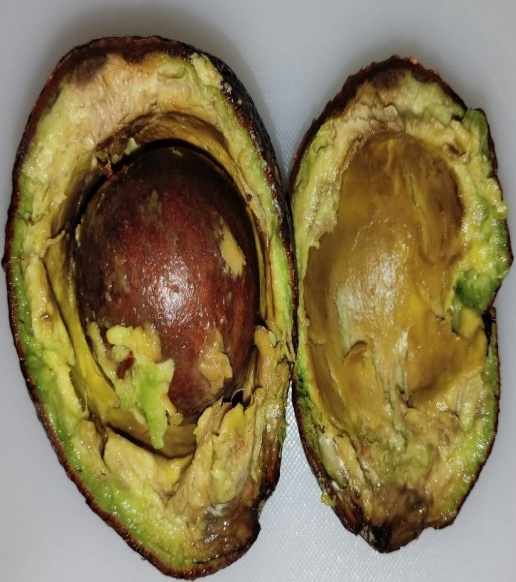
#> input picture Pruebas opencv/Aguacates/PODRIDO/img10.jpg, 516 x 582 px, found by its file name; its folder holds only this picture in this run
$ python recorte.py
#> lines starting #> are read from the running program, lines starting #| are printed output that depends on the picture; after the words box and inside, x2 and y2 are one past the last pixel; in counts of white or black regions, pixels touching at a corner belong together
import numpy as np
import cv2
import os


# Método utilizado para mostrar cada paso que se va haciendo.
def show_image(text, img):
    cv2.imshow(text, img)
    cv2.waitKey(0)
    cv2.destroyAllWindows()


def recortar(imgpath, num):
#> called with num = 1
    img = cv2.imread(imgpath, 1)
#> img is the input picture: shape (582, 516, 3); mean B, G, R 81.2, 118.9, 134.4
    directory = 'C:/Users/ACER/Desktop/Salida/PODRIDO'
    # Se define la dirección de donde se escribirá cada imágen nueva
    os.chdir(directory)
    # Como una prueba, se estandariza el tamaño de las imágenes a 800x800 para que se pueda visualizar los cambios de
    # mejor manera, debido a que están tomadas en alta calidad.
    width = 760
    height = 760
    # Se sefine el ancho por alto
    dim = (width, height)
    resized = cv2.resize(img, dim, interpolation=cv2.INTER_AREA)
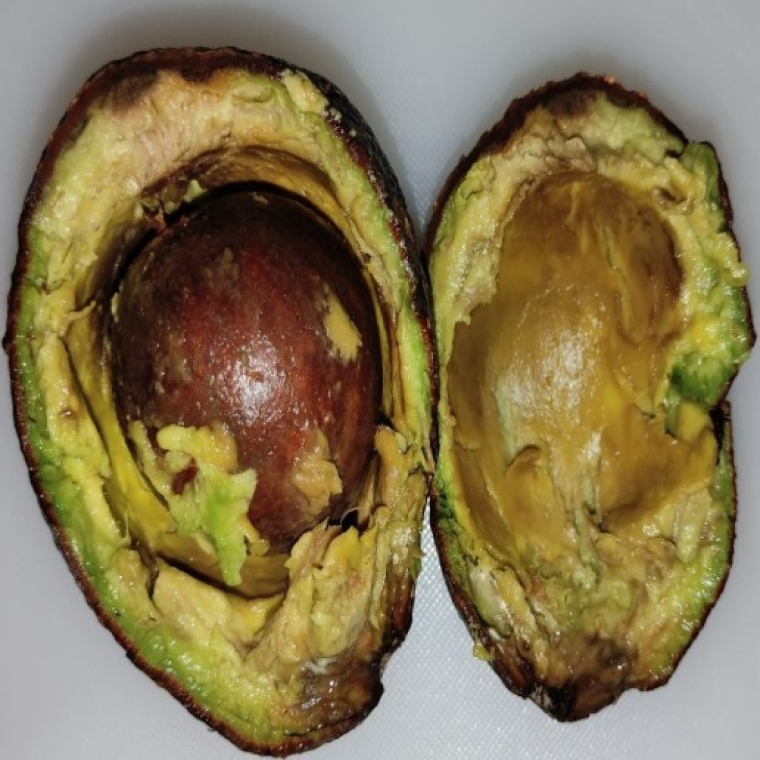
#> resized: shape (760, 760, 3); mean B, G, R 81.1, 118.9, 134.3
    # show_image('resized', resized)
    # Se pasa a escala de grises la imágen con el nuevo tamaño
    gray = cv2.cvtColor(resized, cv2.COLOR_BGR2GRAY)
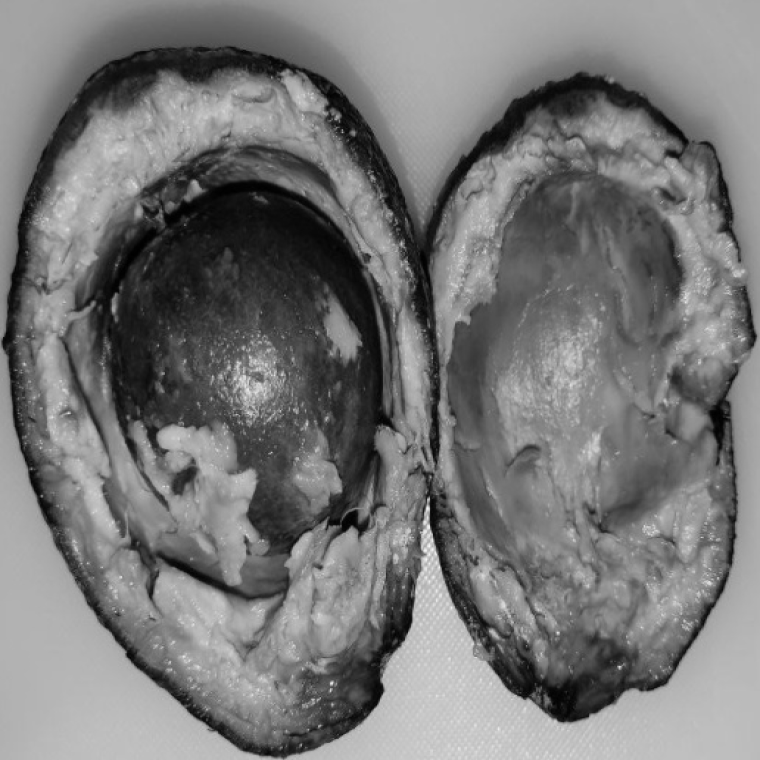
#> gray: shape (760, 760); min 0, max 248, mean 119.2
    # show_image('original', gray)
    # Se hace uso de los desenfoques gaussianos, primero usando un kernel de 5x5 con un cv.BORDER_CONSTANT
    blurred = cv2.GaussianBlur(gray, (15, 15), 0)
    # show_image('grises gaussian blur', blurred)
    # Luego usamos otro kernel de 7x7, pero mantenemos el tipo de borde
    # blurred = cv2.GaussianBlur(blurred, (7, 7), 0)
    # show_image('grises gaussian blur', blurred)
    # Se hace uso de el detector de bordes cv2.canny, en el que se mandan como parámetros un umbral por histéresis en el
    # cual si un pixel es mayor o está entre los dos valores se toma como parte del borde, caso contrario se descarta.
    # El valor de la apertura se aumentó para que detectara más detalles, aumentandolo a 5.
    canny = cv2.Canny(blurred, 100, 300, apertureSize=5)     # apertura debe estar entre 3 y 7
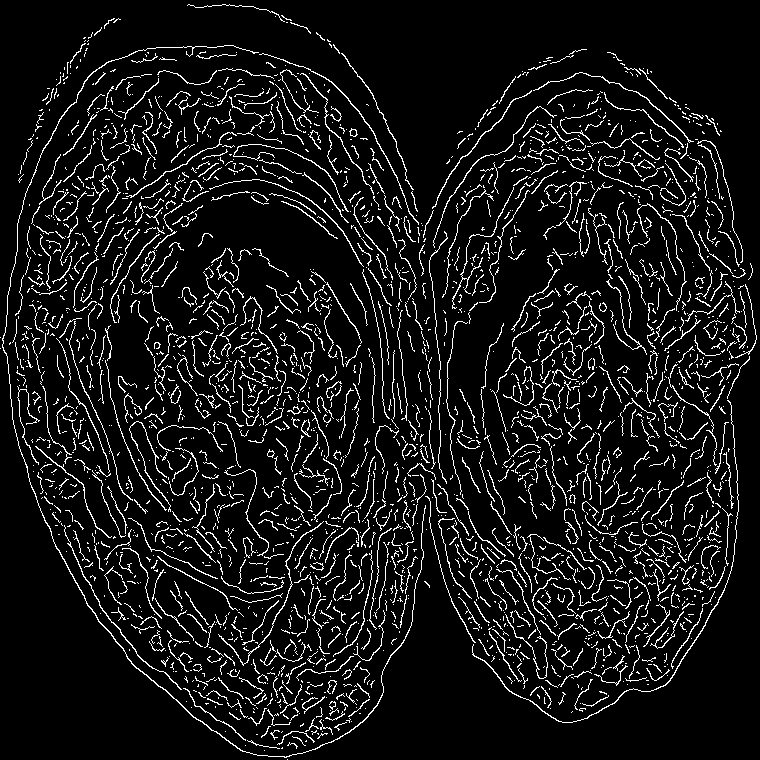
#> canny: shape (760, 760); 8.4% white in thin lines or dots
    # show_image('canny', canny)
    # Aunque ahora se detectan más detalles, necesitamos un contorno más grande que represente el borde del aguacate,
    # por lo tanto se hace uso de cv2.dilate, que lo que hace es aumentar la región blanca que se encuentra en la
    # máscara hecha con canny, lo que permite unir partes del contorno que puedan estar ligeramente separadas.
    for i in range(0, 3):
        edges = cv2.dilate(canny, None)
#> this loop made 3 passes
#> pass 1, in recortar, `edges = cv2.dilate(canny, None)`:
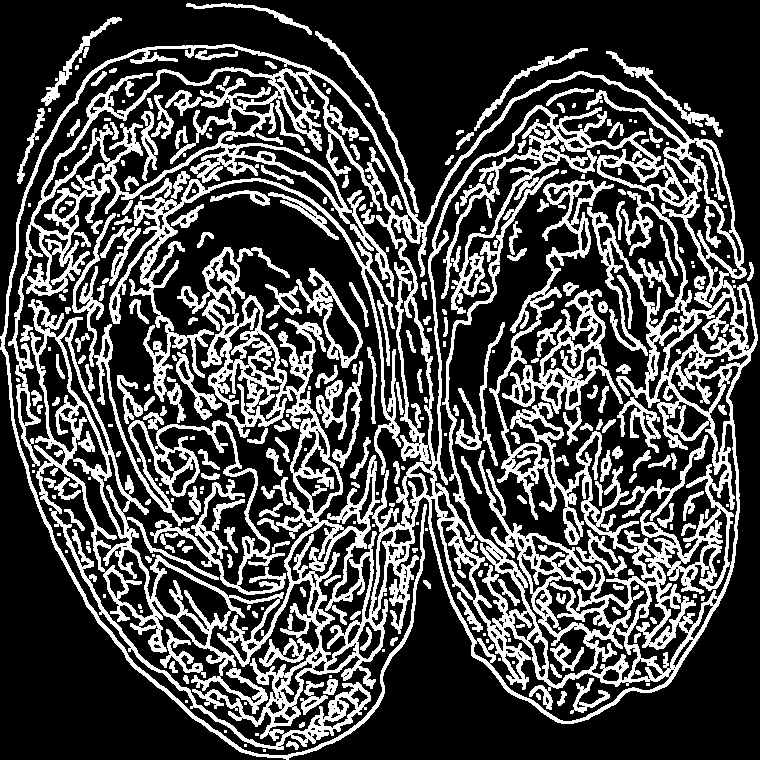
#> edges: shape (760, 760); 28.9% white; 323 white regions (102 under 20 px)
    # show_image('dilate', edges)
    # Ahora que se aumenta la probabilidad de tener un contorno que englobe al aguacate, se procede a crear el array que
    # contenga la información de los contornos hallados.
    contours, _ = cv2.findContours(edges, cv2.RETR_EXTERNAL, cv2.CHAIN_APPROX_SIMPLE)
#> contours = 141 contours, 53 with area under 20; largest, box (x1, y1, x2, y2) and area: (0, 44, 758, 760) 285532, (72, 213, 286, 595) 7050, (109, 178, 401, 475) 6185, (296, 268, 363, 368) 2308, (316, 361, 363, 468) 1076
    # Se ordena una lista en la que el primer elemento será el que almacene el área más grande dentro de su contorno.
    # Esto nos servirá para obtener el borde que nos interesa, pues generalmente será el del aguacate.
    cnts = sorted(contours, key=cv2.contourArea, reverse=True)
#> cnts has the same summary as contours


    # Se recorre el vector donde se almacenan los contornos, y se procede a recortar en una nueva imágen el contorno con
    # el área más grande, teniendo así nuestro aguacate recortado lo mejor posible para evitar información innecesaria
    # pues las imágenes obtenidas servirán para el entrenamiento o validación.
    for c in cnts:
        x, y, w, h = cv2.boundingRect(c)
        recortada = resized[y:y + h, x:x + w]
        # show_image('imagen no:' + str(i), recortada)
        cv2.imwrite('img' + str(num) + '.jpg', recortada)
        break
#> this loop made 1 pass
#> (x, y, w, h) on pass 1: (0, 44, 758, 716)
#> pass 1, in recortar, `recortada = resized[y:y + h, x:x + w]`:
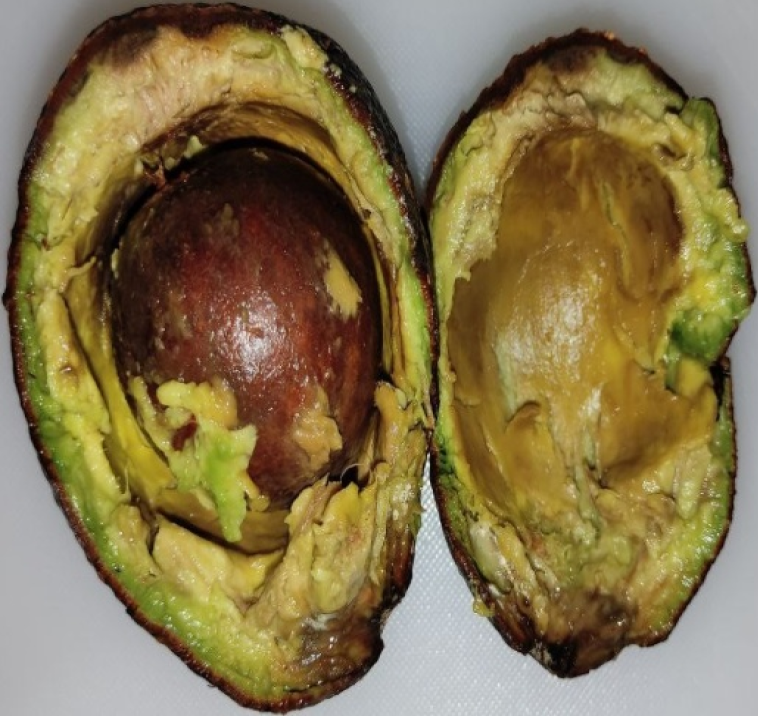
#> recortada: shape (716, 758, 3); mean B, G, R 76.5, 116.7, 133.3


# Se hace un ciclo que recorra todos los elementos de la carpeta elegida y obtener estas mismas imágenes pero sin la
# información innecesaria
images_path = 'C:/Users/ACER/Documents/GitHub/IA/Aguacates/PODRIDO'
mylist = os.listdir(images_path)
i = 1
for pos in mylist:
    full_path = images_path + "/" + pos
    recortar(full_path, i)
    i += 1

$ run again, on Pruebas opencv/Aguacates/PODRIDO/img11.jpg
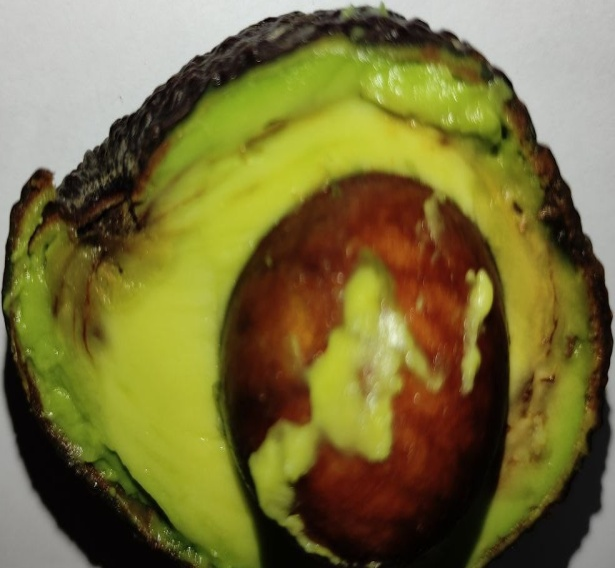
#> input picture Pruebas opencv/Aguacates/PODRIDO/img11.jpg, 615 x 568 px, found by its file name
#> in recortar, img is the input picture: shape (568, 615, 3); mean B, G, R 58.9, 111.9, 120.1
#> in recortar, `canny = cv2.Canny(blurred, 100, 300, apertureSize=5)`:
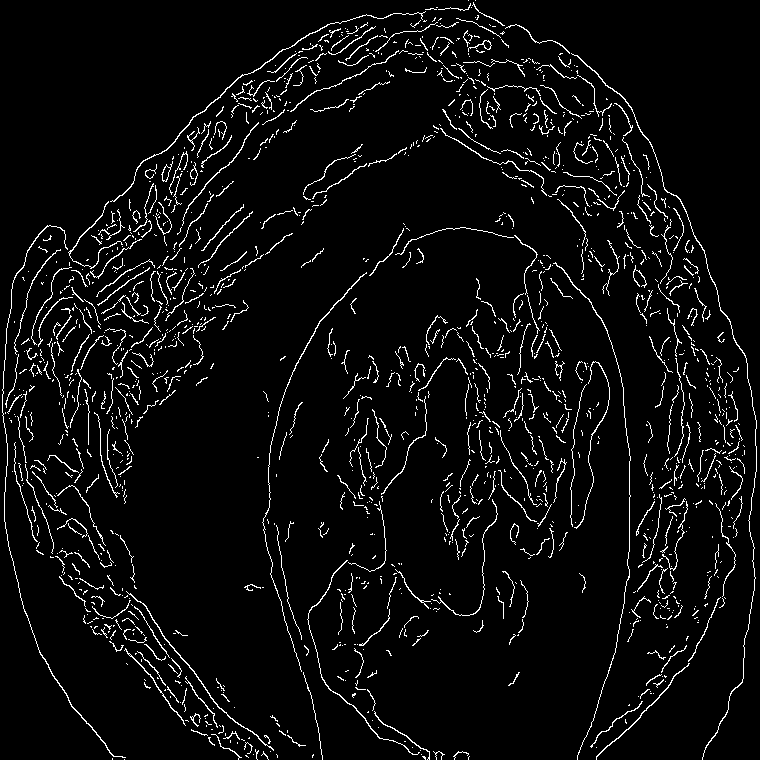
#> canny: shape (760, 760); 4.8% white in thin lines or dots
#> the loop in recortar, `for i in range(0, 3):` made 3 passes
#> pass 1, in recortar, `edges = cv2.dilate(canny, None)`:
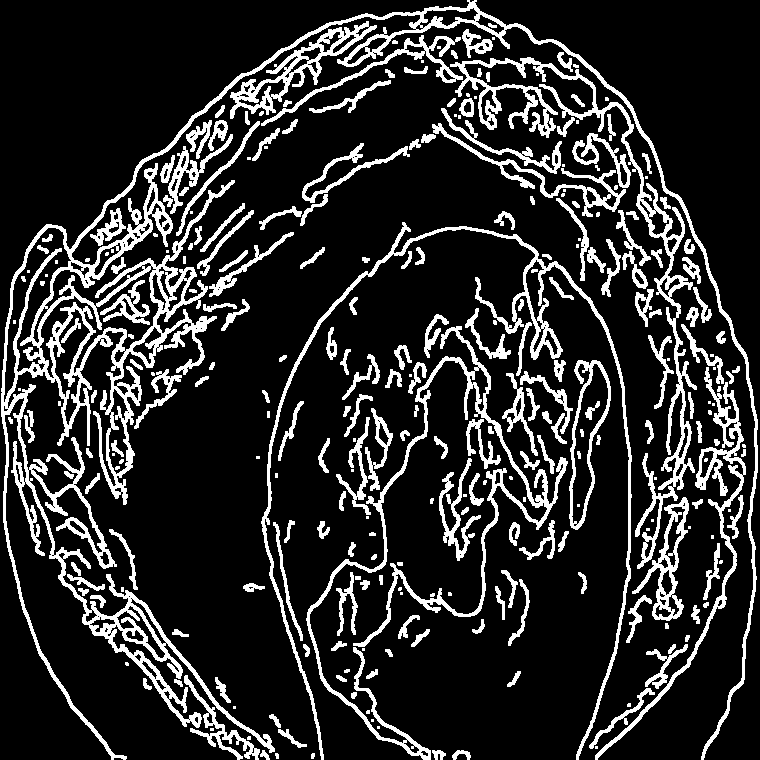
#> edges: shape (760, 760); 16.8% white; 291 white regions (81 under 20 px)
#> contours = 268 contours, 90 with area under 20; largest, box (x1, y1, x2, y2) and area: (1, 0, 758, 760) 38500, (450, 57, 697, 569) 6878, (306, 326, 568, 760) 5762, (261, 222, 632, 760) 4912, (569, 360, 611, 530) 3679
#> cnts has the same summary as contours
#> the loop in recortar, `for c in cnts:` made 1 pass
#> (x, y, w, h) on pass 1: (1, 0, 757, 760)
